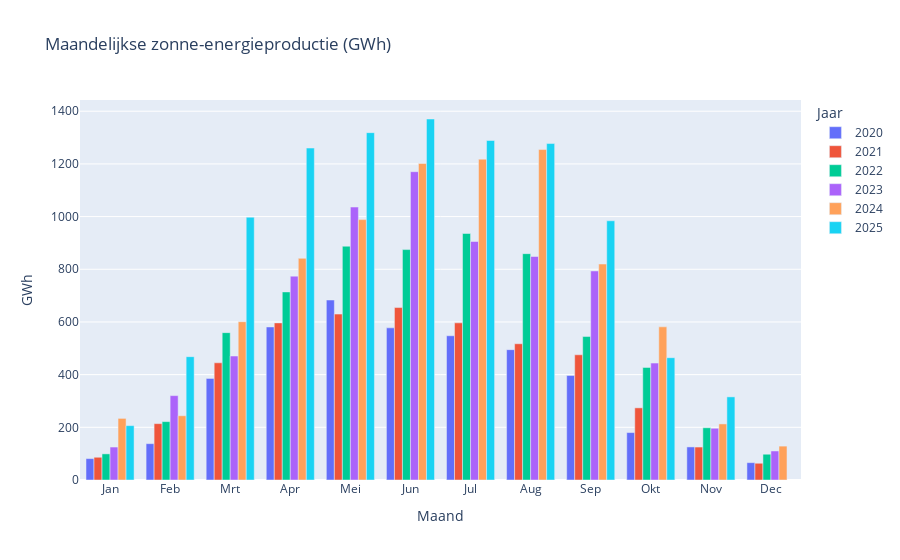

The notebook cell saved with this chart:
### Code cell
vt.plot_interactive(energytype="solar",lang=lang, short=short,layout="months")

### Figure 1 — Plotly figure (JSON) as saved in the notebook; plotly's stock layout.template omitted (floating-point values rounded to 4 significant figures)
{"data": [{"alignmentgroup": "True", "hovertemplate": "Jaar=2020<br>Maand=%{x}<br>GWh=%{y}<extra></extra>", "legendgroup": "2020", "marker": {"color": "#636efa", "pattern": {"shape": ""}}, "name": "2020", "offsetgroup": "2020", "orientation": "v", "showlegend": true, "textposition": "auto", "type": "bar", "x": ["Jan", "Feb", "Mrt", "Apr", "Mei", "Jun", "Jul", "Aug", "Sep", "Okt", "Nov", "Dec"], "xaxis": "x", "y": [81.23, 137.9, 385.8, 581.0, 683.3, 577.6, 547.6, 494.8, 396.6, 180.0, 125.6, 65.8], "yaxis": "y"}, {"alignmentgroup": "True", "hovertemplate": "Jaar=2021<br>Maand=%{x}<br>GWh=%{y}<extra></extra>", "legendgroup": "2021", "marker": {"color": "#EF553B", "pattern": {"shape": ""}}, "name": "2021", "offsetgroup": "2021", "orientation": "v", "showlegend": true, "textposition": "auto", "type": "bar", "x": ["Jan", "Feb", "Mrt", "Apr", "Mei", "Jun", "Jul", "Aug", "Sep", "Okt", "Nov", "Dec"], "xaxis": "x", "y": [86.34, 214.0, 444.9, 596.5, 629.8, 654.7, 596.6, 517.2, 475.4, 273.9, 125.1, 63.57], "yaxis": "y"}, {"alignmentgroup": "True", "hovertemplate": "Jaar=2022<br>Maand=%{x}<br>GWh=%{y}<extra></extra>", "legendgroup": "2022", "marker": {"color": "#00cc96", "pattern": {"shape": ""}}, "name": "2022", "offsetgroup": "2022", "orientation": "v", "showlegend": true, "textposition": "auto", "type": "bar", "x": ["Jan", "Feb", "Mrt", "Apr", "Mei", "Jun", "Jul", "Aug", "Sep", "Okt", "Nov", "Dec"], "xaxis": "x", "y": [99.23, 221.6, 559.5, 714.0, 887.5, 874.7, 935.7, 859.3, 544.6, 427.4, 198.3, 97.87], "yaxis": "y"}, {"alignmentgroup": "True", "hovertemplate": "Jaar=2023<br>Maand=%{x}<br>GWh=%{y}<extra></extra>", "legendgroup": "2023", "marker": {"color": "#ab63fa", "pattern": {"shape": ""}}, "name": "2023", "offsetgroup": "2023", "orientation": "v", "showlegend": true, "textposition": "auto", "type": "bar", "x": ["Jan", "Feb", "Mrt", "Apr", "Mei", "Jun", "Jul", "Aug", "Sep", "Okt", "Nov", "Dec"], "xaxis": "x", "y": [125.1, 320.4, 470.6, 773.9, 1036.0, 1170.0, 905.4, 848.4, 793.6, 443.8, 196.4, 110.1], "yaxis": "y"}, {"alignmentgroup": "True", "hovertemplate": "Jaar=2024<br>Maand=%{x}<br>GWh=%{y}<extra></extra>", "legendgroup": "2024", "marker": {"color": "#FFA15A", "pattern": {"shape": ""}}, "name": "2024", "offsetgroup": "2024", "orientation": "v", "showlegend": true, "textposition": "auto", "type": "bar", "x": ["Jan", "Feb", "Mrt", "Apr", "Mei", "Jun", "Jul", "Aug", "Sep", "Okt", "Nov", "Dec"], "xaxis": "x", "y": [233.9, 243.9, 601.0, 841.5, 988.5, 1202.0, 1218.0, 1254.0, 819.9, 581.5, 212.9, 128.7], "yaxis": "y"}, {"alignmentgroup": "True", "hovertemplate": "Jaar=2025<br>Maand=%{x}<br>GWh=%{y}<extra></extra>", "legendgroup": "2025", "marker": {"color": "#19d3f3", "pattern": {"shape": ""}}, "name": "2025", "offsetgroup": "2025", "orientation": "v", "showlegend": true, "textposition": "auto", "type": "bar", "x": ["Jan", "Feb", "Mrt", "Apr", "Mei", "Jun", "Jul", "Aug", "Sep", "Okt", "Nov"], "xaxis": "x", "y": [206.4, 468.2, 997.7, 1260.0, 1319.0, 1370.0, 1289.0, 1277.0, 984.1, 464.3, 315.6], "yaxis": "y"}], "layout": {"barmode": "group", "hovermode": "closest", "legend": {"title": {"text": "Jaar"}, "tracegroupgap": 0}, "title": {"text": "Maandelijkse zonne-energieproductie (GWh)"}, "xaxis": {"anchor": "y", "domain": [0, 1], "title": {"text": "Maand"}}, "yaxis": {"anchor": "x", "domain": [0, 1], "title": {"text": "GWh"}}}}
